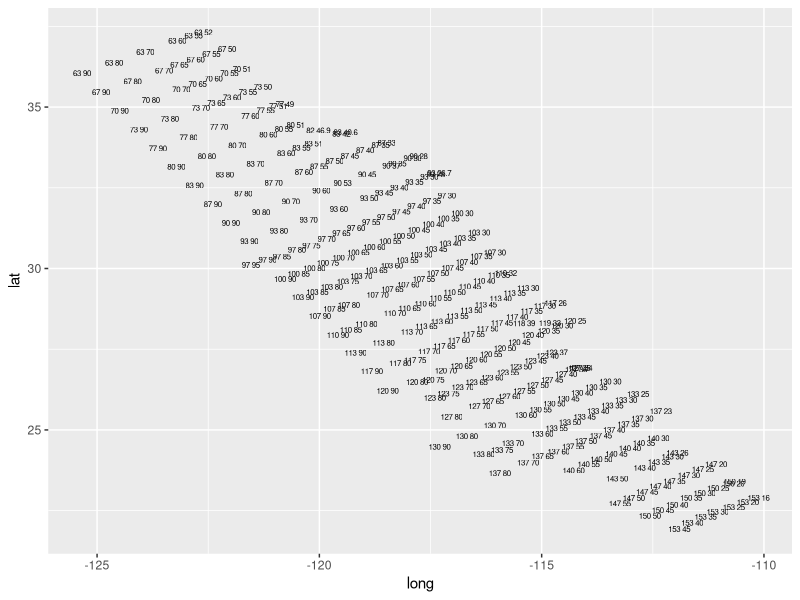
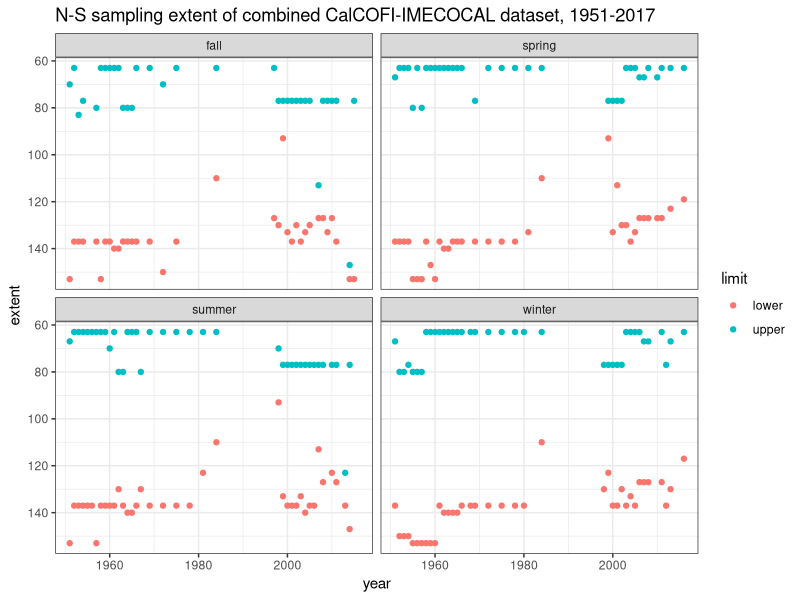

The R source for these figures, in order:
rm(list=ls())

library(tidyverse)
options(stringsAsFactors = F)




#Read in merged datasets

calcofi <- read.csv("mex us culled stations.csv", stringsAsFactors = F)
str(calcofi)


#I. Clean data / georeference stations

###Note: For CalCOFI, the complete line name is used (e.g., 106.7).  For IMECOCAL they round (106.7 becomes 107). Also, single diget stations have been changed to double digets (e.g., 5 to 50)

#New variables
calcofi2 <-
  calcofi %>%
  mutate(S_L2 = as.character(round(as.numeric(S_L)))) %>%
  mutate(., lower = round(as.numeric(word(sampling_extent, 1)))) %>%
  mutate(., upper = round(as.numeric(word(sampling_extent, 5)))) %>%
  mutate(., line_station2 = paste(as.character(S_L2), as.character(S_S))) %>%
  mutate(., S_S2 = ifelse(nchar(as.character(calcofi$S_S)) == 1, paste(calcofi$S_S, 0, sep = ""), as.character(calcofi$S_S))) %>%
  select(., line_station2, S_S2, S_L2, latitude, longitude, season, month, year, lower, upper, Bathylagoides.wesethi, Ceratoscopelus.townsendi, Chauliodus.macouni, Diogenichthys.atlanticus, Leuroglossus.stilbius, Lipolagus.ochotensis, Protomyctophum.crockeri, Stenobrachius.leucopsarus, Symbolophorus.californiensis, Tarletonbeania.crenularis, Triphoturus.mexicanus)

#Calculate mean coordinates for unique stations
calcofi3 <-
  calcofi2 %>%
  mutate(ls = paste(S_L2, S_S2)) %>%
  group_by(ls) %>%
  mutate(lat = mean(latitude), long = mean(longitude)) %>%
  ungroup()

#Quick peek
stations <- 
  calcofi3 %>%
  select(lat, long, ls) %>%
  distinct()
ggplot(data = stations, aes(x = long, y = lat, label = ls))+
  geom_text(size = 2)




#II. Determine sampling frame for analysis

#Determine upper and lower sampling extent for each cruise-year
extent <-
  calcofi3 %>%
  select(year, season, lower, upper) %>%
  distinct(.) %>%
  gather(., "limit", "extent", 3:4)

#Quick peek
ggplot(extent)+
  geom_point(aes(year, extent, color = limit))+
  facet_wrap(~season)+
  scale_y_reverse()+
  ggtitle("N-S sampling extent of combined CalCOFI-IMECOCAL dataset, 1951-2017")+
  theme_bw()

#The "box" for analysis is determined as the modes of the upper and lower limits for cruises after 1976

#This is just a mode function for character objects
Mode <- function(x) {
  ux <- unique(x)
  ux[which.max(tabulate(match(x, ux)))]
}

limits <-
  calcofi3 %>%
  group_by(season) %>%
  filter(year >= 1976) %>%
  select(season, upper, lower) %>%
  summarise(up = Mode(upper), lo = Mode(lower))

calcofi4 <-
  left_join(calcofi3, limits, by = "season")

#FILTERING RULES
###Remove *stations* north of (less than line #) cruise-season upper limit or south of (greater than line #) cruise-season lower limit
###Remove *cruise-years* with upper limit south of (greater than) cruise-season upper limit or lower limit north of (less than) cruise-season lower limit
str(calcofi4)
calcofi5 <-
  calcofi4 %>%
  mutate(line = as.numeric(S_L2)) %>%
  mutate(station = as.numeric(S_S2)) %>%
  filter(line >= up & line <= lo) %>%
  filter(upper <= up & lower >= lo) %>%
  select(line_station2, line, station, long, lat, longitude, latitude, season, month, year, Bathylagoides.wesethi, Ceratoscopelus.townsendi, Chauliodus.macouni, Diogenichthys.atlanticus, Leuroglossus.stilbius, Lipolagus.ochotensis, Protomyctophum.crockeri, Stenobrachius.leucopsarus, Symbolophorus.californiensis, Tarletonbeania.crenularis, Triphoturus.mexicanus)


colnames(calcofi5) <- c("line_station", "line", "station", "long", "lat", "longitude", "latitude", "season", "month", "year", "Bathylagoides wesethi", "Ceratoscopelus townsendi", "Chauliodus macouni", "Diogenichthys atlanticus", "Leuroglossus stilbius", "Lipolagus ochotensis", "Protomyctophum crockeri", "Stenobrachius leucopsarus", "Symbolophorus californiensis", "Tarletonbeania crenularis", "Triphoturus mexicanus")

write_csv(calcofi5, "starting_point.csv")
